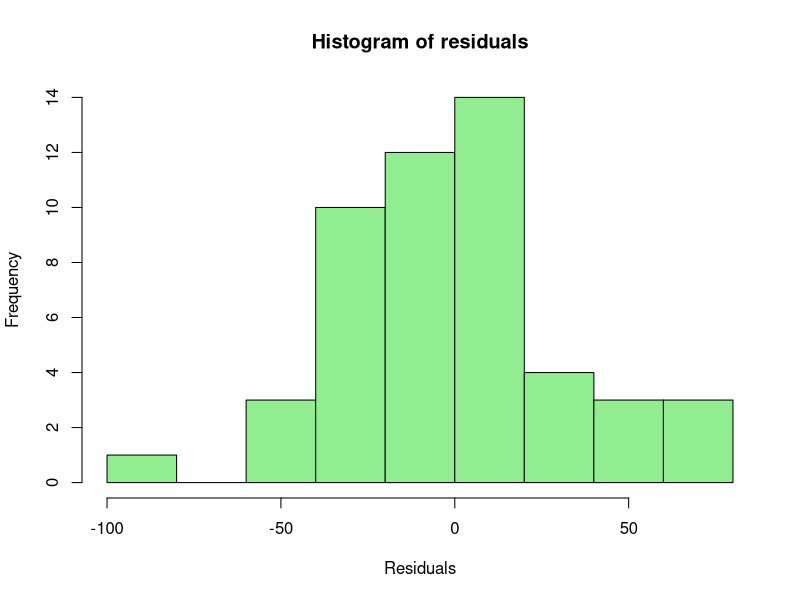
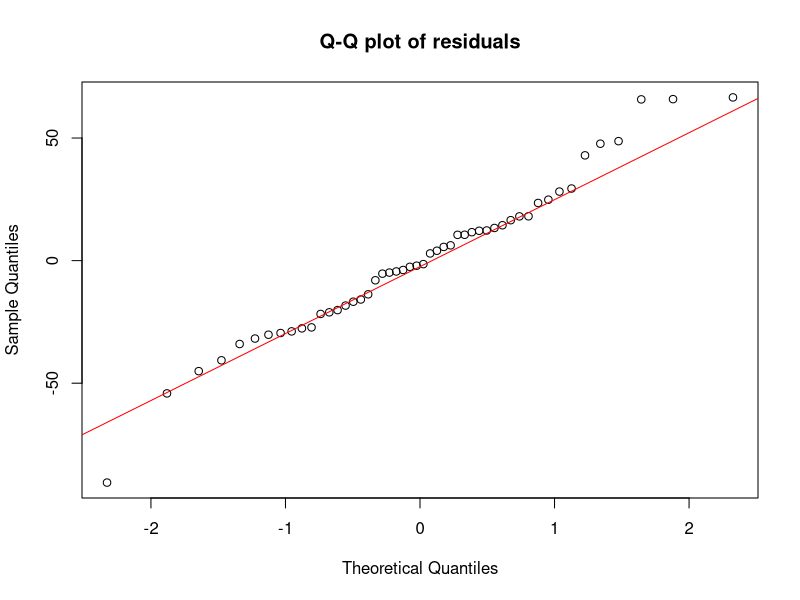

These charts were generated, in order, by the following R code:
# Exercise 2.1 a

# We first will start with the full regression model
library(ggplot2)
sat = read.delim("sat.txt", header=TRUE, sep = "", stringsAsFactors = FALSE)

# Multiple Linear Regression
model_full <- lm(total ~ expend + ratio + salary + takers, data=sat)
print(summary(model_full))
print(AIC(model_full))

hist(model_full$residuals, main="Histogram of residuals", xlab="Residuals", col="lightgreen", border="black")
qqnorm(model_full$residuals, main="Q-Q plot of residuals")
qqline(model_full$residuals, col="red")